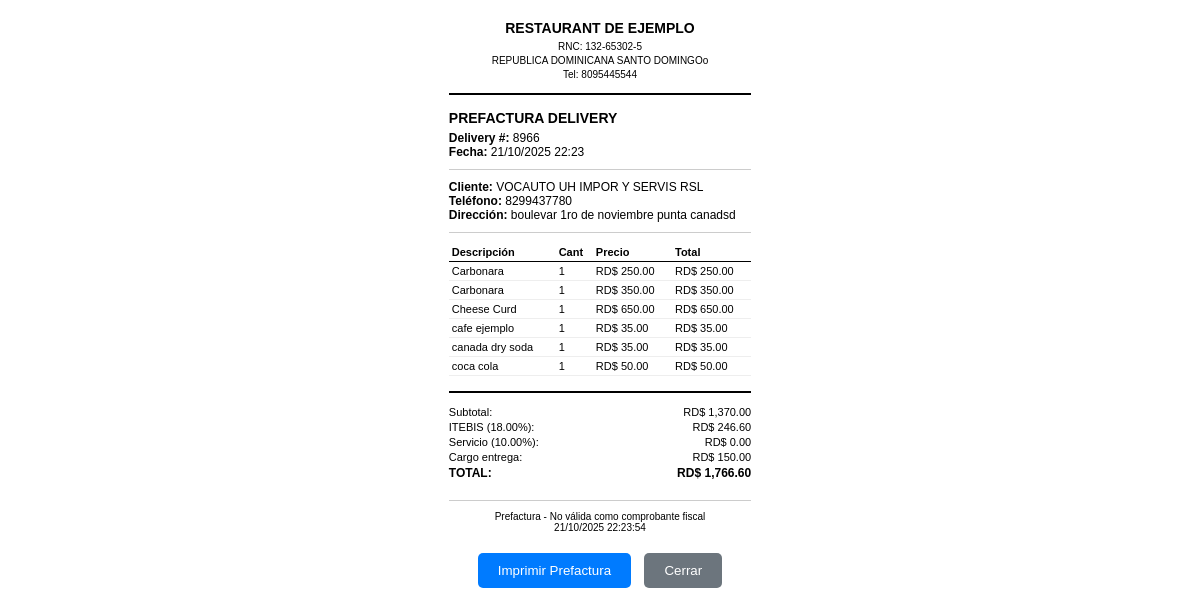
The app's page /factura/generar_prefactura_delivery.php?delivery_id=3021a18c1175 (signed in) with its own data.
### tables this page shows
CREATE TABLE `rpos_configuracion` (
  `config_id` int(11) NOT NULL,
  `nombre_empresa` varchar(255) NOT NULL,
  `rnc` varchar(20) NOT NULL,
  `direccion` text NOT NULL,
  `telefono` varchar(20) NOT NULL,
  `logo` varchar(255) DEFAULT NULL,
  `itebis_porcentaje` decimal(5,2) NOT NULL DEFAULT 18.00,
  `servicio_porcentaje` decimal(5,2) NOT NULL DEFAULT 10.00
);

CREATE TABLE `rpos_delivery_orders` (
  `delivery_id` varchar(200) NOT NULL,
  `numero_control` varchar(20) DEFAULT NULL,
  `order_code` varchar(200) NOT NULL,
  `customer_name` varchar(200) NOT NULL,
  `customer_phone` varchar(200) NOT NULL,
  `customer_address` text NOT NULL,
  `customer_email` varchar(200) DEFAULT NULL,
  `subtotal` decimal(10,2) NOT NULL,
  `impuestos` decimal(10,2) NOT NULL DEFAULT 0.00,
  `servicio` decimal(10,2) NOT NULL DEFAULT 0.00,
  `cargo_entrega` decimal(10,2) DEFAULT 0.00,
  `descuento` decimal(10,2) NOT NULL DEFAULT 0.00,
  `total` decimal(10,2) NOT NULL,
  `estado` enum('Recibido','En preparación','En camino','Entregado','Cancelado','Pendiente','Listo para servir','Lista para facturar','Cerrada','Pagada') NOT NULL DEFAULT 'Recibido',
  `notas` text DEFAULT NULL,
  `repartidor` varchar(200) DEFAULT NULL,
  `metodo_pago` varchar(50) DEFAULT NULL,
  `aplicar_impuestos` tinyint(1) NOT NULL DEFAULT 0,
  `created_at` timestamp NOT NULL DEFAULT current_timestamp(),
  `updated_at` timestamp NOT NULL DEFAULT current_timestamp() ON UPDATE current_timestamp(),
  `itebis_porcentaje` decimal(5,2) DEFAULT 18.00,
  `servicio_porcentaje` decimal(5,2) DEFAULT 10.00,
  `facturado` tinyint(1) DEFAULT 0,
  `numero_factura` varchar(50) DEFAULT NULL,
  `tipo_factura` enum('Final','Fiscal') DEFAULT 'Final',
  `cliente_id` varchar(200) DEFAULT NULL,
  `fecha_entrega` timestamp NULL DEFAULT NULL,
  `repartidor_id` int(11) DEFAULT NULL,
  `fecha_cobro` timestamp NULL DEFAULT NULL,
  `fecha_pago` timestamp NULL DEFAULT NULL,
  `metodo_pago_cobro` varchar(50) DEFAULT NULL,
  `reimpresiones` int(11) NOT NULL DEFAULT 0,
  `factura_id` varchar(200) DEFAULT NULL,
  `caja_id` varchar(200) DEFAULT NULL
);

CREATE TABLE `rpos_delivery_items` (
  `item_id` int(11) NOT NULL,
  `delivery_id` varchar(200) NOT NULL,
  `prod_id` varchar(200) NOT NULL,
  `prod_name` varchar(200) NOT NULL,
  `prod_price` decimal(10,2) NOT NULL,
  `prod_qty` int(11) NOT NULL DEFAULT 1,
  `notas` text DEFAULT NULL
);

### factura/generar_prefactura_delivery.php (the view, shortened to what this page needs)
<?php
include('../config/config.php');
$delivery_id = $_GET['delivery_id'];
$stmt = $mysqli->prepare("SELECT * FROM rpos_delivery_orders WHERE delivery_id = ?");
$stmt->bind_param('s', $delivery_id);
$stmt->execute();
$delivery = $stmt->get_result()->fetch_object();
$stmt = $mysqli->prepare("SELECT * FROM rpos_delivery_items WHERE delivery_id = ?");
$stmt->bind_param('s', $delivery_id);
$stmt->execute();
$items = $stmt->get_result();
$stmt_config = $mysqli->prepare("SELECT * FROM rpos_configuracion WHERE config_id = 1");
$stmt_config->execute();
$config = $stmt_config->get_result()->fetch_object();
$order_code = $delivery->order_code;
preg_match_all('/\d/', $order_code, $digitos);
$todos_digitos = implode('', $digitos[0]);
$ultimos_4_digitos = substr($todos_digitos, -4);
?>
<!DOCTYPE html>
<html lang="es">
<head>
</head>
<body>
    <div class="prefactura-container">
        <div class="header">
            <div class="empresa-nombre"><?php echo $config->nombre_empresa; ?></div>
            <div class="empresa-info">RNC: <?php echo $config->rnc; ?></div>
            <div class="empresa-info"><?php echo $config->direccion; ?></div>
            <div class="empresa-info">Tel: <?php echo $config->telefono; ?></div>
        </div>
        <div class="delivery-info">
            <div class="empresa-nombre">PREFACTURA DELIVERY</div>
            <div><strong>Delivery #:</strong> <?php echo $ultimos_4_digitos; ?></div>
            <div><strong>Fecha:</strong> <?php echo date('d/m/Y H:i'); ?></div>
        </div>
        <div class="cliente-info">
            <div><strong>Cliente:</strong> <?php echo $delivery->customer_name; ?></div>
            <div><strong>Teléfono:</strong> <?php echo $delivery->customer_phone; ?></div>
            <div><strong>Dirección:</strong> <?php echo $delivery->customer_address; ?></div>
        </div>
        <table class="items-table">
            <thead>
                <tr>
                    <th>Descripción</th>
                    <th>Cant</th>
                    <th>Precio</th>
                    <th>Total</th>
                </tr>
            </thead>
            <tbody>
                <?php while ($item = $items->fetch_object()): ?>
                    <tr>
                        <td><?php echo htmlspecialchars($item->prod_name); ?></td>
                        <td><?php echo $item->prod_qty; ?></td>
                        <td>RD$ <?php echo number_format($item->prod_price, 2); ?></td>
                        <td>RD$ <?php echo number_format($item->prod_price * $item->prod_qty, 2); ?></td>
                    </tr>
                <?php endwhile; ?>
            </tbody>
        </table>
        <div class="total-section">
            <div class="total-line"><span>Subtotal:</span><span>RD$ <?php echo number_format($delivery->subtotal, 2); ?></span></div>
            <div class="total-line"><span>ITEBIS (<?php echo $config->itebis_porcentaje; ?>%):</span><span>RD$ <?php echo number_format($delivery->impuestos, 2); ?></span></div>
            <div class="total-line"><span>Servicio (<?php echo $config->servicio_porcentaje; ?>%):</span><span>RD$ <?php echo number_format($delivery->servicio, 2); ?></span></div>
            <div class="total-line"><span>Cargo entrega:</span><span>RD$ <?php echo number_format($delivery->cargo_entrega, 2); ?></span></div>
            <div class="total-line total-final"><span>TOTAL:</span><span>RD$ <?php echo number_format($delivery->total, 2); ?></span></div>
        </div>
        <div class="footer">
            <div>Prefactura - No válida como comprobante fiscal</div>
            <div><?php echo date('d/m/Y H:i:s'); ?></div>
        </div>
    </div>
    <div style="text-align: center; margin-top: 20px;">
        <button onclick="window.print()" style="background: #007bff; color: white; border: none; padding: 10px 20px; border-radius: 5px; cursor: pointer;">Imprimir Prefactura</button>
        <button onclick="window.close()" style="background: #6c757d; color: white; border: none; padding: 10px 20px; border-radius: 5px; cursor: pointer; margin-left: 10px;">Cerrar</button>
    </div>
</body>
</html>

### factura/generar_prefactura_delivery.php (style rules this page uses)
body { font-family: Arial, sans-serif; font-size: 12px; margin: 0; padding: 20px; }
.prefactura-container { max-width: 80mm; margin: 0 auto; }
.header { text-align: center; margin-bottom: 15px; border-bottom: 2px solid #000; padding-bottom: 10px; }
.empresa-nombre { font-weight: bold; font-size: 14px; margin-bottom: 5px; }
.empresa-info { font-size: 10px; margin-bottom: 3px; }
.delivery-info, .cliente-info { margin: 10px 0; border-bottom: 1px solid #ccc; padding-bottom: 10px; }
.items-table { width: 100%; border-collapse: collapse; margin: 10px 0; }
.items-table th, .items-table td { border-bottom: 1px solid #eee; padding: 3px; text-align: left; font-size: 11px; }
.items-table th { border-bottom: 1px solid #000; font-weight: bold; }
.total-section { margin-top: 15px; border-top: 2px solid #000; padding-top: 10px; }
.total-line { display: flex; justify-content: space-between; margin: 3px 0; font-size: 11px; }
.total-final { font-weight: bold; font-size: 12px; }
.footer { margin-top: 20px; text-align: center; font-size: 10px; border-top: 1px solid #ccc; padding-top: 10px; }

### records on screen
rpos_configuracion: nombre_empresa "RESTAURANT DE EJEMPLO", rnc "132-65302-5", direccion "REPUBLICA DOMINICANA SANTO DOMINGOo", telefono "8095445544", itebis_porcentaje "18.00", servicio_porcentaje "10.00"
rpos_delivery_orders: customer_name "VOCAUTO UH IMPOR Y SERVIS RSL", customer_phone "8299437780", customer_address "boulevar 1ro de noviembre punta canadsd", subtotal "1,370.00", impuestos "246.60", servicio "0.00", cargo_entrega "150.00", total "1,766.60"
rpos_delivery_items: prod_name "Carbonara", prod_qty "1", prod_price "250.00", $item->prod_price*$item->prod_qty "250.00"
rpos_delivery_items: prod_name "Carbonara", prod_qty "1", prod_price "350.00", $item->prod_price*$item->prod_qty "350.00"
rpos_delivery_items: prod_name "Cheese Curd", prod_qty "1", prod_price "650.00", $item->prod_price*$item->prod_qty "650.00"
rpos_delivery_items: prod_name "cafe ejemplo", prod_qty "1", prod_price "35.00", $item->prod_price*$item->prod_qty "35.00"
rpos_delivery_items: prod_name "canada dry soda", prod_qty "1", prod_price "35.00", $item->prod_price*$item->prod_qty "35.00"
rpos_delivery_items: prod_name "coca cola", prod_qty "1", prod_price "50.00", $item->prod_price*$item->prod_qty "50.00"

### other values on screen
$ultimos_4_digitos "8966"
